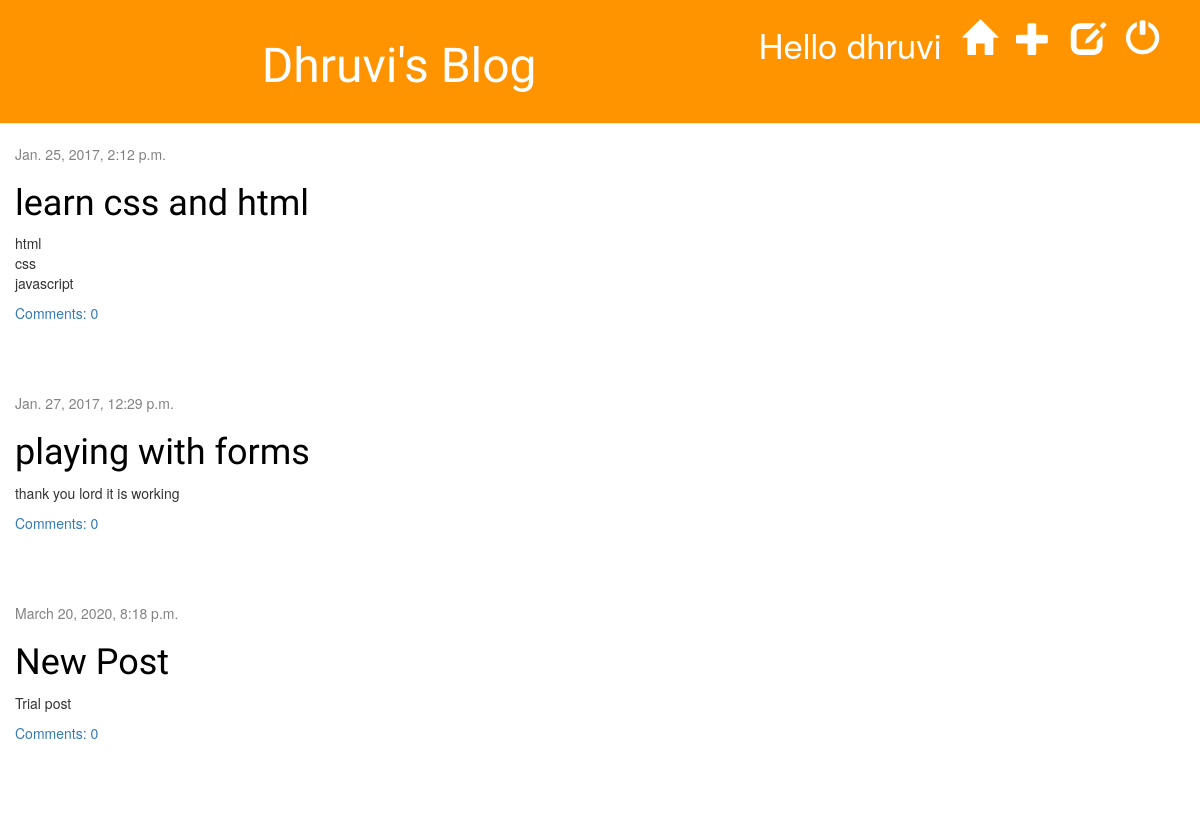
The page / (signed in) on the database as committed earlier.
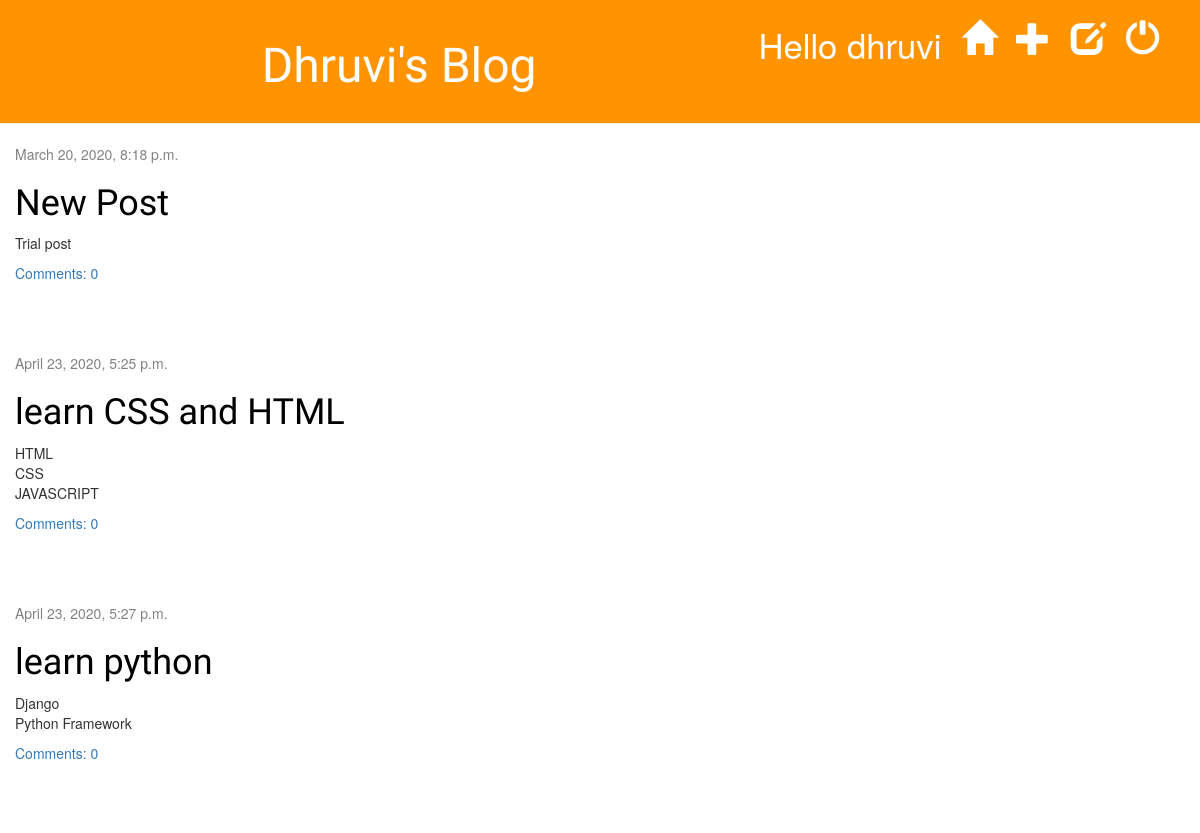
The same page on the database as committed later.
### blog/models.py (models this page shows, shortened)
class Post(models.Model):
    author = models.ForeignKey('auth.User',on_delete=models.CASCADE)
    title  = models.CharField(max_length=20)
    text   = models.TextField()
    created_date = models.DateTimeField(
            default=timezone.now)
    published_date = models.DateTimeField(
            blank=True, null=True)
    def approved_comments(self):
        return self.comments.filter(approved_comment=True)

### blog/views.py (the view)
# urls.py: url(r'^$', views.post_list, name='post_list'),
@login_required
def post_list(request):
    posts = Post.objects.filter(published_date__lte=timezone.now()).order_by('published_date')
    return render(request, 'blog/post_list.html', {'posts': posts})

### blog/templates/blog/post_list.html
{% extends 'blog/base.html' %}
{% block content %}
    {% for post in posts %}
        <div class="post">
            <div class="date">
                {{ post.published_date }}
            </div>
            <h1><a href="{% url 'post_detail' pk=post.pk %}">{{ post.title }}</a></h1>
            <p>{{ post.text|linebreaksbr }}</p>
            <a href="{% url 'post_detail' pk=post.pk %}">Comments: {{ post.approved_comments.count }}</a>
        </div>
    {% endfor %}
{% endblock %}

### blog/templates/blog/base.html (shortened to what this page needs)
{% load staticfiles %}
<html>
    <head>
        <link rel="stylesheet" href="//maxcdn.bootstrapcdn.com/bootstrap/3.2.0/css/bootstrap.min.css">
        <link rel="stylesheet" href="//maxcdn.bootstrapcdn.com/bootstrap/3.2.0/css/bootstrap-theme.min.css">
        <link rel="stylesheet" href="{% static 'css/blog.css' %}">
<body>
    <div class="page-header">
    {% if user.is_authenticated %}
        <a href="{% url 'logout' %}" class="top-menu"><span class="glyphicon glyphicon-off"></span></a>
        <a href="{% url 'post_draft_list' %}" class="top-menu"><span class="glyphicon glyphicon-edit"></span></a>
        <a href="{% url 'post_new' %}" class="top-menu"><span class="glyphicon glyphicon-plus"></span></a>
        <a href="{% url 'post_list' %}" class="top-menu"><span class="glyphicon glyphicon-home"></span></a>
        <p class="top-menu">Hello {{ user.username }} <small></small></p>
    {% else %}
        <a href="{% url 'login' %}" class="top-menu"><span class="glyphicon glyphicon-lock"></span></a>
    {% endif %}
        <h1><center><a href="/">Dhruvi's Blog</a></center></h1>
    </div>
    <div class="container-fluid h-100">
            {% block content %}
            {% endblock %}
    </div>
</body>
</html>

### blog/static/css/blog.css (style rules this page uses)
.page-header { background-color: #ff9400; margin-top: 0; padding: 20px 20px 20px 40px; }
.page-header h1, .page-header h1 a, .page-header h1 a:visited, .page-header h1 a:active { color: #ffffff; font-size: 36pt; text-decoration: none; }
h1, h2, h3, h4 { font-family: 'Lobster', cursive; }
.date { color: #828282; }
.top-menu, .top-menu:hover, .top-menu:visited { color: #ffffff; float: right; font-size: 26pt; margin-right: 20px; }
.post { margin-bottom: 70px; }
.post h1 a, .post h1 a:visited { color: #000000; }

Rows that differ between the two databases and show on the page:
removed Post: published_date "Jan. 25, 2017, 2:12 p.m.", title "learn css and html", text "html css javascript", approved_comments.count "0"
removed Post: published_date "Jan. 27, 2017, 12:29 p.m.", title "playing with forms", text "thank you lord it is working", approved_comments.count "0"
added Post: published_date "April 23, 2020, 5:25 p.m.", title "learn CSS and HTML", text "HTML CSS JAVASCRIPT", approved_comments.count "0"
added Post: published_date "April 23, 2020, 5:27 p.m.", title "learn python", text "Django Python Framework", approved_comments.count "0"
